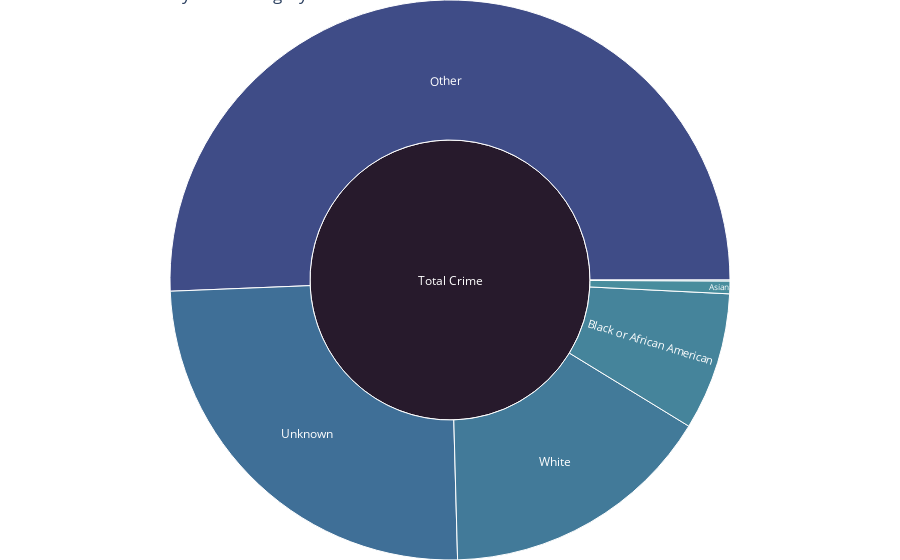

The notebook cell this image was saved under:
### Code cell
import plotly.graph_objects as go

# Data
labels = ["Total Crime"] + ["Other", "Unknown", "White", "Black or African American", "Asian", "Native Hawaiian or Other Pacific Islander"]
parents = [""] + ["Total Crime"]*6
values = [sum([16766, 8208, 5240, 2633, 243, 18])] + [16766, 8208, 5240, 2633, 243, 18]

# Create sunburst chart
fig = go.Figure(go.Sunburst(
    labels=labels,
    parents=parents,
    values=values,
    maxdepth=2,
    branchvalues="total",
    marker=dict(colors=values, colorscale='deep', cmid=values[-1])
))

# Update layout for better appearance
fig.update_layout(margin=dict(t=0, b=0, l=0, r=0), title="Offender Count by Race Category")

fig.show()

### Figure 1 — Plotly figure (JSON) as saved in the notebook; plotly's stock layout.template omitted (floating-point values rounded to 4 significant figures)
{"data": [{"branchvalues": "total", "labels": ["Total Crime", "Other", "Unknown", "White", "Black or African American", "Asian", "Native Hawaiian or Other Pacific Islander"], "marker": {"cmid": 18, "colors": [33108, 16766, 8208, 5240, 2633, 243, 18], "colorscale": [[0, "rgb(253, 253, 204)"], [0.09091, "rgb(206, 236, 179)"], [0.1818, "rgb(156, 219, 165)"], [0.2727, "rgb(111, 201, 163)"], [0.3636, "rgb(86, 177, 163)"], [0.4545, "rgb(76, 153, 160)"], [0.5455, "rgb(68, 130, 155)"], [0.6364, "rgb(62, 108, 150)"], [0.7273, "rgb(62, 82, 143)"], [0.8182, "rgb(64, 60, 115)"], [0.9091, "rgb(54, 43, 77)"], [1, "rgb(39, 26, 44)"]]}, "maxdepth": 2, "parents": ["", "Total Crime", "Total Crime", "Total Crime", "Total Crime", "Total Crime", "Total Crime"], "type": "sunburst", "values": [33108, 16766, 8208, 5240, 2633, 243, 18]}], "layout": {"margin": {"b": 0, "l": 0, "r": 0, "t": 0}, "title": {"text": "Offender Count by Race Category"}}}
